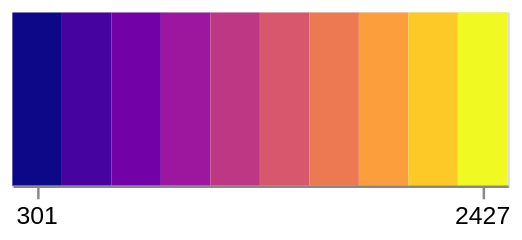

Describe this chart as a Vega-Lite specification.
### Vega-Lite specification from a JSON file in a GitHub repository (floating-point values rounded to 4 significant figures)
{"config": {"view": {"continuousWidth": 400, "continuousHeight": 300}}, "data": {"name": "data-dea1626185160c176832a799fc6013bf"}, "mark": "rect", "encoding": {"color": {"field": "frequency", "legend": null, "scale": {"scheme": "plasma"}, "type": "quantitative"}, "x": {"axis": {"labelAngle": 0, "title": null, "values": [301.0, 2427.0]}, "field": "frequency", "type": "ordinal"}}, "height": 70, "$schema": "https://vega.github.io/schema/vega-lite/v4.17.0.json", "datasets": {"data-dea1626185160c176832a799fc6013bf": [{"frequency": 301.0}, {"frequency": 537.0}, {"frequency": 773.0}, {"frequency": 1010.0}, {"frequency": 1246.0}, {"frequency": 1482.0}, {"frequency": 1718.0}, {"frequency": 1955.0}, {"frequency": 2191.0}, {"frequency": 2427.0}]}}
